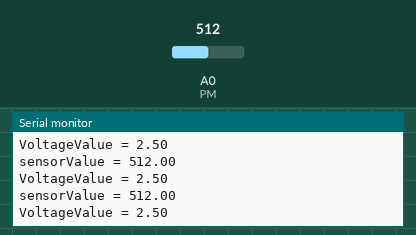
Simulated run of this sketch. Board: Arduino Uno, built with avr-gcc and run on an emulated ATmega328P. Shown: the last lines printed to the serial monitor. The test bench sets the inputs (shaded band); at power-on: A0 (PM) = 512.

Above: at 1.3 s.
1.4 s: A0 (PM) set to 716
At 1.82 s:
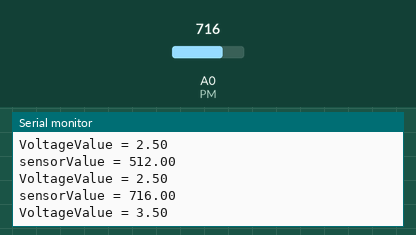
2.9 s: A0 (PM) set to 900
At 3.32 s:
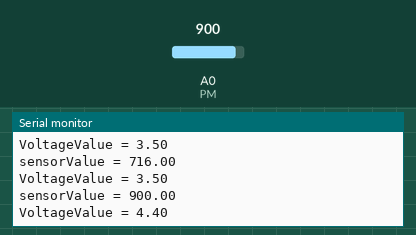
Timing chart, 0 to 5.9 s (numbered marks = the images above; inputs shaded):
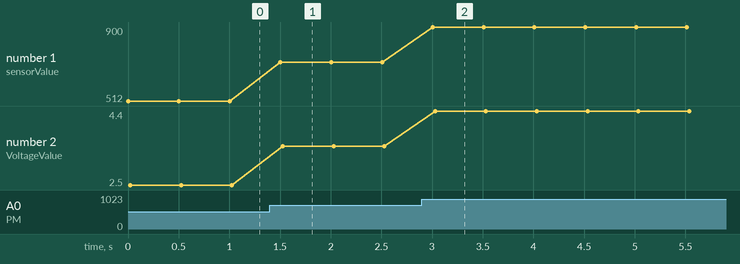

Measured:
- after the input at 1.4 s, the serial monitor: prints a new line after 0.10 s (image 1)
- after the input at 2.9 s, the serial monitor: prints a new line after 0.11 s (image 2)
- plotted number 1: 512 → 716 after the input at 1.4 s, 716 → 900 after the input at 2.9 s
- plotted number 2: 2.5 → 3.5 after the input at 1.4 s, 3.5 → 4.4 after the input at 2.9 s

The sketch:

3Potentiometer_serialbitandvolt.ino
```cpp
/*
The code reads the analog value of a sensor connected to pin A0,
calculates the corresponding voltage value, and displays it on
the Serial Monitor every 500 milliseconds
*/
// Define the analog input pin
const float PM = A0;

// Declare a variable to hold the voltage value
float x;

// Setup function runs once at the beginning of the program
void setup() {
  // Set the pin mode to input
  pinMode(PM, INPUT);
  // Initialize the Serial Monitor with a baud rate of 9600
  Serial.begin(9600);
}

// Loop function runs repeatedly while the program is running
void loop() {
  // Read the value from the analog input pin
  float sensorValue = analogRead(A0);
  // Calculate the voltage value from the analog input reading
  x = (5.0 / 1023.0);
  // Display the sensor value on the Serial Monitor
  Serial.print("sensorValue = ");
  Serial.println(sensorValue);
  // Display the voltage value on the Serial Monitor
  Serial.print("VoltageValue = ");
  Serial.println(sensorValue * x);
  // Wait for a short period of time
  delay(500);
}
```
